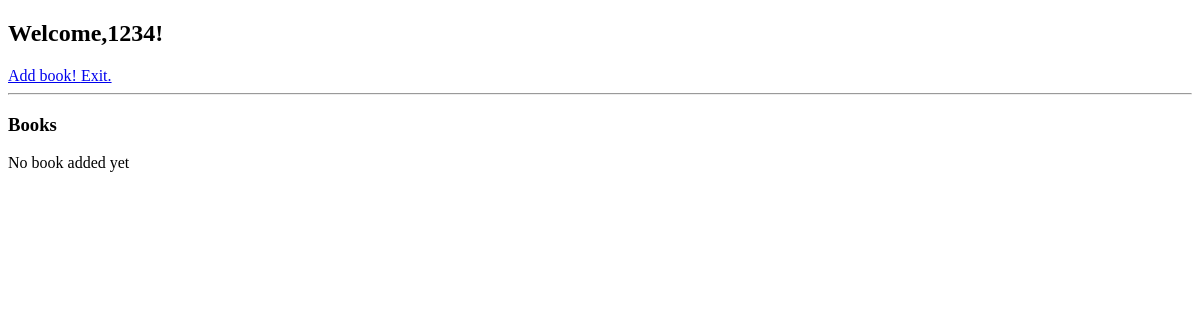
/ (signed in), run on an earlier commit of the app's database.
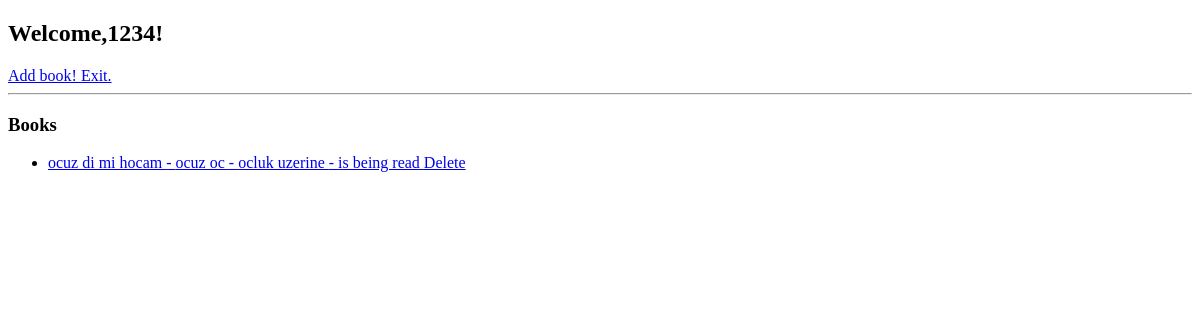
And on a later commit of the database.
### tables this page shows
CREATE TABLE books(
          id integer primary key autoincrement,
          userid integer not null,
          bookname text not null,
          author text not null,
          type text not null,
          status text default 'not read yet',
          foreign key (userid) references user(id));

### run.py (the view)
@app.route('/')
def index():
    if 'usersid' not in session:
        return redirect(url_for('login'))
    conn=dbconn(DATABASE)
    books=conn.execute("select * from books where userid=? order by id desc",
                       (session['usersid'],)).fetchall()
    conn.close()
    return render_template("index.html",
                            username=session['username'],
                            books=books)

### run.py (called while the page is built)
def dbconn(db):
    conn=sqlite3.connect(db)
    conn.row_factory=sqlite3.Row
    return conn

### templates/index.html (shortened to what this page needs)
<!DOCTYPE html>
<html>
    <head>
    </head>
    <body>
        <h2>
            Welcome,{{username}}!
        </h2>
        <a href="/addbook">
            Add book!
        </a>
        <a href="exit">
            Exit.
        </a>
        <hr>
        <h3>
            Books
        </h3>
        {% if books %}
            <ul>
                {% for book in books %}
                    <li>
                        <a href="/book/{{book['id']}}">
                            {{book['bookname']}} - {{book['author']}} - {{book['type']}} - {{book['status']}}
                        </a>
                        <a href="/deletebook/{{book['id']}}" onclick="return confirm('sure?')">
                            Delete
                        </a>
                    </li>
                {% endfor %}
            </ul>
            {% else %}
                <p>
                    No book added yet
                </p>
            {% endif %}
    </body>
</html>

What changed in the data, as far as the page shows it:
added books: bookname "ocuz di mi hocam", author "ocuz oc", type "ocluk uzerine", status "is being read"
Also different on the page:
text no longer shown: "No book added yet"
